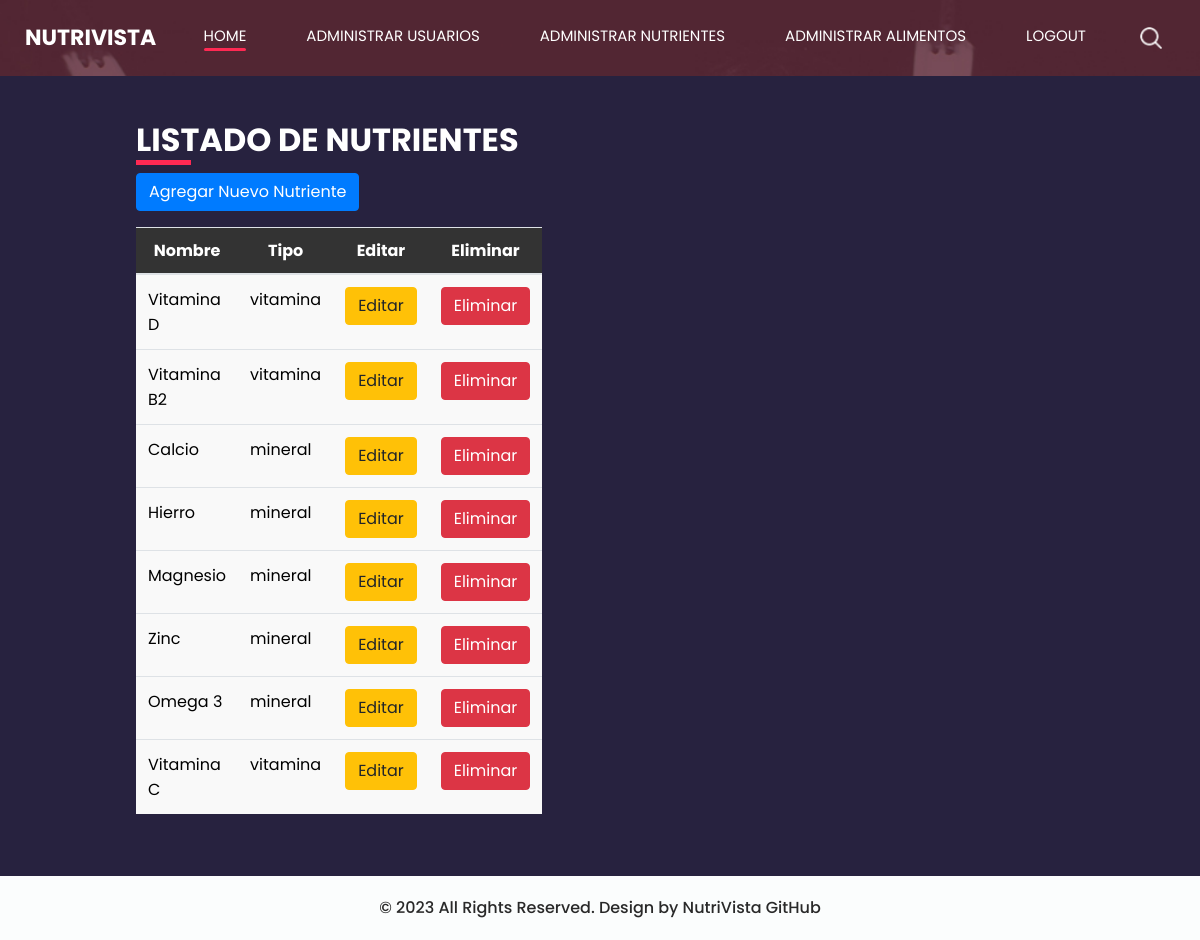
The page /listar_nutrientes/ (signed in) on the database its author committed.
### base/models.py (models this page shows, shortened)
class Nutriente(models.Model):
    TIPO_CHOICES = [
        ('vitamina', 'Vitamina'),
        ('mineral', 'Mineral'),
    ]
    nombre = models.CharField(max_length=255)
    tipo = models.CharField(max_length=8, choices=TIPO_CHOICES)

### base/views.py (the view)
# urls.py: path('listar_nutrientes/', listar_nutrientes, name='listar_nutrientes'),
@login_required
@user_passes_test(lambda u: u.is_superuser)
def listar_nutrientes(request):
    nutrientes = Nutriente.objects.all()
    return render(request, 'base/listar_nutrientes.html', {'nutrientes': nutrientes})

### base/templates/base/listar_nutrientes.html (shortened to what this page needs)
{% load static %}
<html>
<head>
    <link rel="stylesheet" type="text/css" href="https://cdnjs.cloudflare.com/ajax/libs/OwlCarousel2/2.3.4/assets/owl.carousel.min.css" />
    <link rel="stylesheet" type="text/css" href="{% static 'css/bootstrap.css' %}" />
    <link href="{% static 'css/style.css' %}" rel="stylesheet" />
    <link href="{% static 'css/responsive.css' %}" rel="stylesheet" />
</head>
<body class="sub_page">
    <div class="hero_area">
        <header class="header_section">
            <div class="container-fluid">
                <nav class="navbar navbar-expand-lg custom_nav-container ">
                    <a class="navbar-brand" href="{% url 'main_page' %}">
                        <span>
                            NutriVista
                        </span>
                    </a>
                    <div class="collapse navbar-collapse" id="navbarSupportedContent">
                        <div class="d-flex ml-auto flex-column flex-lg-row align-items-center">
                          <ul class="navbar-nav  ">
                            <li class="nav-item active">
                              <a class="nav-link" href="{% url 'main_page' %}">Home <span class="sr-only">(current)</span></a>
                            </li>
                            {% if user.is_superuser %}
                            <li class="nav-item ">
                              <a class="nav-link" href="{% url 'lista_usuarios_inactivos' %}"> Administrar Usuarios</a>
                            </li>
                            <li class="nav-item ">
                              <a class="nav-link" href="{% url 'listar_nutrientes' %}"> Administrar Nutrientes</a>
                            </li>
                            <li class="nav-item ">
                              <a class="nav-link" href="{% url 'listar_todos_alimentos' %}"> Administrar Alimentos</a>
                            </li>
                            {% endif %}
                            <li class="nav-item">
                              <a class="nav-link" href="{% url 'logout' %}"> Logout</a>
                            </li>
                          </ul>
                            <div class="user_option">
                                <form class="form-inline my-2 my-lg-0 ml-0 ml-lg-4 mb-3 mb-lg-0">
                                    <button class="btn  my-2 my-sm-0 nav_search-btn" type="submit"></button>
                                </form>
                            </div>
                        </div>
                    </div>
                </nav>
            </div>
        </header>
    </div>
    <section class="contact_section center">
        <div class="container-fluid">
            <div class="row">
                <div class="col-lg-6 col-md-6">
                    <div class="form_container pr-0 pr-lg-5 mr-0 mr-lg-2 mx-auto">
                        <div class="heading_container">
                            <h2>
                                Listado de Nutrientes
                            </h2>
                        </div>
                        <div class="mb-3">
                            <a href="{% url 'agregar_nutriente' %}" class="btn btn-primary">Agregar Nuevo Nutriente</a>
                        </div>
                        <table class="table">
                            <thead>
                                <tr>
                                    <th>Nombre</th>
                                    <th>Tipo</th>
                                    <th>Editar</th>
                                    <th>Eliminar</th>
                                </tr>
                            </thead>
                            <tbody>
                                {% for nutriente in nutrientes %}
                                <tr>
                                    <td>{{ nutriente.nombre }}</td>
                                    <td>{{ nutriente.tipo }}</td>
                                    <td>
                                        <a href="{% url 'editar_nutriente' nutriente.id %}" class="btn btn-warning">Editar</a>
                                    </td>
                                    <td>
                                        <a href="{% url 'eliminar_nutriente' nutriente.id %}" class="btn btn-danger">Eliminar</a>
                                    </td>
                                </tr>
                                {% empty %}
                                <tr>
                                    <td colspan="4">No hay nutrientes registrados.</td>
                                </tr>
                                {% endfor %}
                            </tbody>
                        </table>
                    </div>
                </div>
            </div>
        </div>
    </section>
    <footer class="container-fluid footer_section">
        <p>
            &copy; 2023 All Rights Reserved. Design by NutriVista
            <a href="https://github.com/davidguillen2002/proyectoweb.git">GitHub</a>
        </p>
    </footer>
</body>
</html>

### base/static/css/style.css (style rules this page uses)
body { font-family: 'Poppins', sans-serif; color: #000000; background-color: #ffffff; }
.heading_container { display: -webkit-box; display: -ms-flexbox; display: flex; -webkit-box-pack: center; -ms-flex-pack: center; justify-content: center; text-align: center; }
.heading_container h2 { font-weight: bold; position: relative; padding-bottom: 5px; text-transform: uppercase; }
.heading_container h2::before { content: ""; position: absolute; bottom: 0; left: 50%; width: 55px; height: 5px; background-color: #ff2953; -webkit-transform: translateX(-50%); transform: translateX(-50%); }
.hero_area { height: 100vh; display: -webkit-box; display: -ms-flexbox; display: flex; -webkit-box-orient: vertical; -webkit-box-direction: normal; -ms-flex-direction: column; flex-direction: column; background-image: url(../images/hero-bg.jpg); background-size: cover; background-attachment: fixed; }
.sub_page .hero_area { height: auto; }
.header_section .container-fluid { padding-right: 25px; padding-left: 25px; }
.custom_nav-container.navbar-expand-lg .navbar-nav .nav-item .nav-link { margin: 10px 30px; padding: 0; padding-bottom: 3px; color: #ffffff; text-align: center; position: relative; text-transform: uppercase; font-size: 15px; }
.custom_nav-container.navbar-expand-lg .navbar-nav .nav-item .nav-link::after { display: none; content: ""; position: absolute; left: 0; bottom: 0; width: 100%; height: 3px; border-radius: 5px; background-color: #ffffff; }
.custom_nav-container.navbar-expand-lg .navbar-nav .nav-item.active a::after, .custom_nav-container.navbar-expand-lg .navbar-nav .nav-item:hover a::after { display: block; background-color: #ff2953; }
a, a:hover, a:focus { text-decoration: none; }
.btn, .btn:focus { outline: none !important; -webkit-box-shadow: none; box-shadow: none; }
.user_option { display: -webkit-box; display: -ms-flexbox; display: flex; -webkit-box-align: center; -ms-flex-align: center; align-items: center; }
.custom_nav-container .nav_search-btn { background-image: url(../images/search-icon.png); background-size: 22px; background-repeat: no-repeat; background-position-y: 7px; width: 35px; height: 35px; padding: 0; border: none; }
.navbar-brand { display: -webkit-box; display: -ms-flexbox; display: flex; -webkit-box-align: center; -ms-flex-align: center; align-items: center; position: relative; }
.navbar-brand span { font-size: 22px; text-transform: uppercase; font-weight: bold; color: #ffffff; position: relative; z-index: 3; }
.custom_nav-container { z-index: 99999; padding: 15px 0; }
.contact_section { position: relative; background-color: #27223f; color: #ffffff; }
.contact_section .heading_container { -webkit-box-pack: start; -ms-flex-pack: start; justify-content: start; }
.contact_section .heading_container h2::before { text-align: left; left: 0; -webkit-transform: none; transform: none; }
.contact_section .row { -webkit-box-align: center; -ms-flex-align: center; align-items: center; }
.contact_section .form_container { padding: 45px 0 45px 15px; }
.footer_section { background-color: #fbfdfd; padding: 20px; font-weight: 500; }
.footer_section p { color: #292929; margin: 0; text-align: center; }
.footer_section a { color: #292929; }

### base/templates/base/listar_nutrientes.html (style rules this page uses)
.contact_section { display: flex; justify-content: center; align-items: center; min-height: 100vh; }
.form_container { width: 80%; margin: 0 auto; }
.table thead th { background-color: #333; color: white; text-align: center; padding: 10px 5px; }
.table tbody tr { background-color: #f9f9f9; color: black; }

### rows shown on the page
Nutriente: nombre "Vitamina D", tipo "vitamina"
Nutriente: nombre "Vitamina B2", tipo "vitamina"
Nutriente: nombre "Calcio", tipo "mineral"
Nutriente: nombre "Hierro", tipo "mineral"
Nutriente: nombre "Magnesio", tipo "mineral"
Nutriente: nombre "Zinc", tipo "mineral"
Nutriente: nombre "Omega 3", tipo "mineral"
Nutriente: nombre "Vitamina C", tipo "vitamina"
